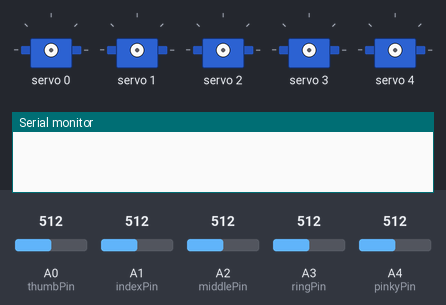
Recording of a sketch running on a simulated Arduino Uno, built with avr-gcc and run on an emulated ATmega328P. Parts: 5 × servo, the last lines printed to the serial monitor. The test bench sets the inputs (shaded band); at power-on: A0 (thumbPin) = 512, A1 (indexPin) = 512, A2 (middlePin) = 512, A3 (ringPin) = 512, A4 (pinkyPin) = 512.

Above: at 0.1 s.
At 7.0 s:
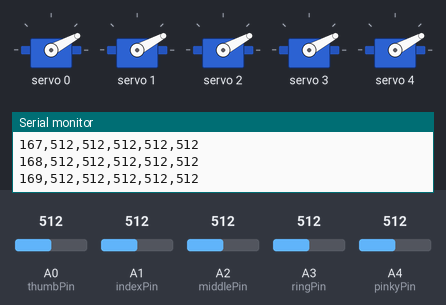
7.1 s: A0 (thumbPin) set to 30
At 10.5 s:
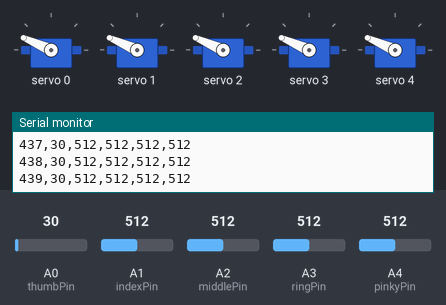
Timing chart, 0 to 16.1 s (numbered marks = the images above; inputs shaded):
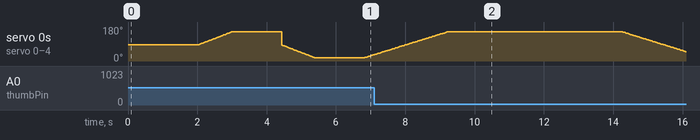

The sketch:

servo_calibrate.ino
```cpp
/*
 * Servo Calibrate
 *
 * Version 1.0
 * Date: 12/17/20
 * Author: Nikolai Tiong
 *
 * The purpose of this sketch is to calibrate the individual servos on the robot hand.
 * Setup does an initial open and closing of the hand.
 *
 * The main loop then closes and opens the hand while printing out the analogRead() for every tick of
 * the PWM driver. The values printed for an open or close routine can be pasted into a text
 * file, saved as a .csv then imported into a spreadsheet. See accompanying document for more details.
 *
 * The pulse (x axis) and a finger (y axis) can then be plotted on a scattergraph and a line of best fit used to
 * find the equation of the form currentPosition = analogRead * analogMultiplier - analogShifter.
 * Typical values should around 0.6 for analogMultiplier and -20 for analogShifter.
 *
 * Use servo_readings to verify the calibration is acceptable.
 *
 * To Do:
 *    Streamline the process: do the calibration in the sketch itself by sampling fewer values.
 */

#include <Wire.h>
// Adafruit PWM Servo Library
#include <Adafruit_PWMServoDriver.h>
#include <SPI.h>

// Definitions and global variables
// Values for PWM
#define THUMB  0
#define INDEX  1
#define MIDDLE 2
#define RING   3
#define PINKY  4

// analogRead() pins
int pinkyPin = A4;
int ringPin = A3;
int middlePin = A2;
int indexPin = A1;
int thumbPin = A0;
int currentThumbPos, currentIndexPos, currentMiddlePos, currentRingPos, currentPinkyPos;
int analogThumb, analogIndex, analogMiddle, analogRing, analogPinky;

// These are typical values for the servos to be in for open and closed
// They will need to be adjusted if a value doesn't open or close all the way
// Analog read
// 290 open
// 770 closed

// PWM driver values
// 150 open
// 450 closed
#define SERVOMIN  150
#define SERVOMAX  440
#define USMIN  600
#define USMAX  2400
#define SERVO_FREQ 50

// The values used to convert analogReads to PWM driver values. These are placeholders for the initial
// open and closing of the hand and are within 10% accuracy.
double analogMultiplier = 0.61;
int analogShifter = -22;


// Creating the pwm object that will controll the speed of each robot finger later on
Adafruit_PWMServoDriver pwm = Adafruit_PWMServoDriver();

void setup()
{
  Serial.begin(115200);
  pwm.begin();                                                               // start the pwm
  pwm.setOscillatorFrequency(27000000);                                      // with the defaulted frequency
  pwm.setPWMFreq(SERVO_FREQ);                                                // *Analog servos run at ~50 Hz updates
  delay(1000);                                                                // make sure it is finished initializing before we start giving commands

  // Setup closes and then opens the hand
  // Read the current position of each servo and calculate roughly what value to send to the PWM driver
  uint16_t pastIndexPos = analogRead(indexPin);
  // move finger to this position
  currentThumbPos = analogRead(thumbPin)*analogMultiplier+analogShifter;
  int thumbTicks = currentThumbPos - SERVOMAX;
  currentIndexPos = analogRead(indexPin)*analogMultiplier+analogShifter;
  int indexTicks = currentIndexPos - SERVOMAX;
  currentMiddlePos = analogRead(middlePin)*analogMultiplier+analogShifter;
  int middleTicks = currentMiddlePos - SERVOMAX;
  currentRingPos = analogRead(ringPin)*analogMultiplier+analogShifter;
  int ringTicks = currentRingPos - SERVOMAX;
  currentPinkyPos = analogRead(pinkyPin)*analogMultiplier+analogShifter;
  int pinkyTicks = currentPinkyPos - SERVOMAX;

  delay(1000);
  // Close all fingers
  for (uint16_t pulselen = SERVOMIN; pulselen < SERVOMAX; pulselen++)
  {
     if (thumbTicks <0){
        int movement = SERVOMAX + thumbTicks + 1;
        pwm.setPWM(THUMB, 0, movement);
        thumbTicks++;
     }
     if (indexTicks <0){
        int movement = SERVOMAX + indexTicks + 1;
        pwm.setPWM(INDEX, 0, movement);
        indexTicks++;
     }
     if (middleTicks <0){
        int movement = SERVOMAX + middleTicks + 1;
        pwm.setPWM(MIDDLE, 0, movement);
        middleTicks++;
     }
     if (ringTicks <0){
        int movement = SERVOMAX + ringTicks + 1;
        pwm.setPWM(RING, 0, movement);
        ringTicks++;
     }
     if (pinkyTicks <0){
        int movement = SERVOMAX + pinkyTicks + 1;
        pwm.setPWM(PINKY, 0, movement);
        pinkyTicks++;
     }
     delay(3);
  }
  delay(1000);

  // Open the hand
  indexTicks = currentIndexPos - SERVOMIN;
  ringTicks = currentRingPos - SERVOMIN;
  thumbTicks = currentThumbPos - SERVOMIN;
  middleTicks = currentMiddlePos - SERVOMIN;
  pinkyTicks = currentPinkyPos - SERVOMIN;
  for (uint16_t pulselen = SERVOMAX; pulselen > SERVOMIN; pulselen--)
  {
     if (thumbTicks > 0){
        int thumbMovement = SERVOMIN + thumbTicks - 1;
        pwm.setPWM(THUMB, 0, thumbMovement);
        thumbTicks--;
     }
     if (indexTicks >0){
        int indexMovement = SERVOMIN + indexTicks - 1;
        pwm.setPWM(INDEX, 0, indexMovement);
        indexTicks--;
     }
     if (middleTicks > 0){
        int middleMovement = SERVOMIN + middleTicks - 1;
        pwm.setPWM(MIDDLE, 0, middleMovement);
        middleTicks--;
     }
     if (ringTicks >0){
        int ringMovement = SERVOMIN + ringTicks - 1;
        pwm.setPWM(RING, 0, ringMovement);
        ringTicks--;
     }
     if (pinkyTicks >0){
        int pinkyMovement = SERVOMIN + pinkyTicks - 1;
        pwm.setPWM(PINKY, 0, pinkyMovement);
        pinkyTicks--;
     }
     delay(3);
  }
}


// The main loop does an analogRead(), prints out the position, then closes the hand. For every pulse
// of the PWM driver, each servo is read again with analogRead() and printed on serial output. It then opens
// the hand and does the same thing.

void loop()
{

   currentThumbPos = analogRead(thumbPin);
   currentIndexPos = analogRead(indexPin);
   currentMiddlePos = analogRead(middlePin);
   currentRingPos = analogRead(ringPin);
   currentPinkyPos = analogRead(pinkyPin);
   Serial.print(currentThumbPos);
   Serial.print(",");
   Serial.print(currentIndexPos);
   Serial.print(",");
   Serial.print(currentMiddlePos);
   Serial.print(",");
   Serial.print(currentRingPos);
   Serial.print(",");
   Serial.println(currentPinkyPos);
   delay(1000);
   // Close all fingers
   int thumbTicks = SERVOMIN - SERVOMAX;
   int indexTicks = SERVOMIN - SERVOMAX;
   int middleTicks = SERVOMIN - SERVOMAX;
   int ringTicks = SERVOMIN - SERVOMAX;
   int pinkyTicks = SERVOMIN - SERVOMAX;
   for (uint16_t pulselen = SERVOMIN; pulselen < SERVOMAX; pulselen++)      // for each step in the servo range
  {
     if (thumbTicks <0){
        int movement = SERVOMAX + thumbTicks + 1;
        pwm.setPWM(THUMB, 0, movement);
        thumbTicks++;
     }
     if (indexTicks <0){
        int movement = SERVOMAX + indexTicks + 1;
        pwm.setPWM(INDEX, 0, movement);
        indexTicks++;
     }
     if (middleTicks <0){
        int movement = SERVOMAX + middleTicks + 1;
        pwm.setPWM(MIDDLE, 0, movement);
        middleTicks++;
     }
     if (ringTicks <0){
        int movement = SERVOMAX + ringTicks + 1;
        pwm.setPWM(RING, 0, movement);
        ringTicks++;
     }
     if (pinkyTicks <0){
        int movement = SERVOMAX + pinkyTicks + 1;
        pwm.setPWM(PINKY, 0, movement);
        pinkyTicks++;
     }
     analogThumb = analogRead(thumbPin);
     analogIndex = analogRead(indexPin);
     analogMiddle = analogRead(middlePin);
     analogRing = analogRead(ringPin);
     analogPinky = analogRead(pinkyPin);
     Serial.print(pulselen);
     Serial.print(",");
     Serial.print(analogThumb);
     Serial.print(",");
     Serial.print(analogIndex);
     Serial.print(",");
     Serial.print(analogMiddle);
     Serial.print(",");
     Serial.print(analogRing);
     Serial.print(",");
     Serial.println(analogPinky);
     delay(3);
  }
  delay(5000);                                                              // this delay adjusts the pause between fingers
  // Open all fingers
  indexTicks = SERVOMAX - SERVOMIN;
  ringTicks = SERVOMAX - SERVOMIN;
  thumbTicks = SERVOMAX - SERVOMIN;
  middleTicks = SERVOMAX - SERVOMIN;
  pinkyTicks = SERVOMAX - SERVOMIN;
  for (uint16_t pulselen = SERVOMAX; pulselen > SERVOMIN; pulselen--)
  {
     if (thumbTicks > 0){
        int thumbMovement = SERVOMIN + thumbTicks - 1;
        pwm.setPWM(THUMB, 0, thumbMovement);
        thumbTicks--;
     }
     if (indexTicks >0){
        int indexMovement = SERVOMIN + indexTicks - 1;
        pwm.setPWM(INDEX, 0, indexMovement);
        indexTicks--;
     }
     if (middleTicks > 0){
        int middleMovement = SERVOMIN + middleTicks - 1;
        pwm.setPWM(MIDDLE, 0, middleMovement);
        middleTicks--;
     }
     if (ringTicks >0){
        int ringMovement = SERVOMIN + ringTicks - 1;
        pwm.setPWM(RING, 0, ringMovement);
        ringTicks--;
     }
     if (pinkyTicks >0){
        int pinkyMovement = SERVOMIN + pinkyTicks - 1;
        pwm.setPWM(PINKY, 0, pinkyMovement);
        pinkyTicks--;
     }
     analogThumb = analogRead(thumbPin);
     analogIndex = analogRead(indexPin);
     analogMiddle = analogRead(middlePin);
     analogRing = analogRead(ringPin);
     analogPinky = analogRead(pinkyPin);
     Serial.print(pulselen);
     Serial.print(",");
     Serial.print(analogThumb);
     Serial.print(",");
     Serial.print(analogIndex);
     Serial.print(",");
     Serial.print(analogMiddle);
     Serial.print(",");
     Serial.print(analogRing);
     Serial.print(",");
     Serial.println(analogPinky);
     delay(3);
  }

   delay(5000);
}
```

Measured:
- by itself, servo 0–4: rises from 33° to 156° in 2.1 s, then falls to 50° in 6.8 s
